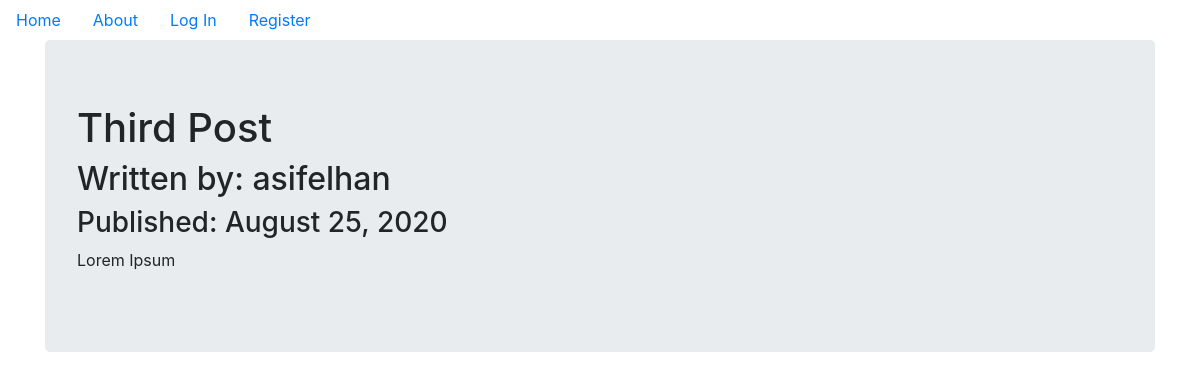
Before: /3 with the older database file.
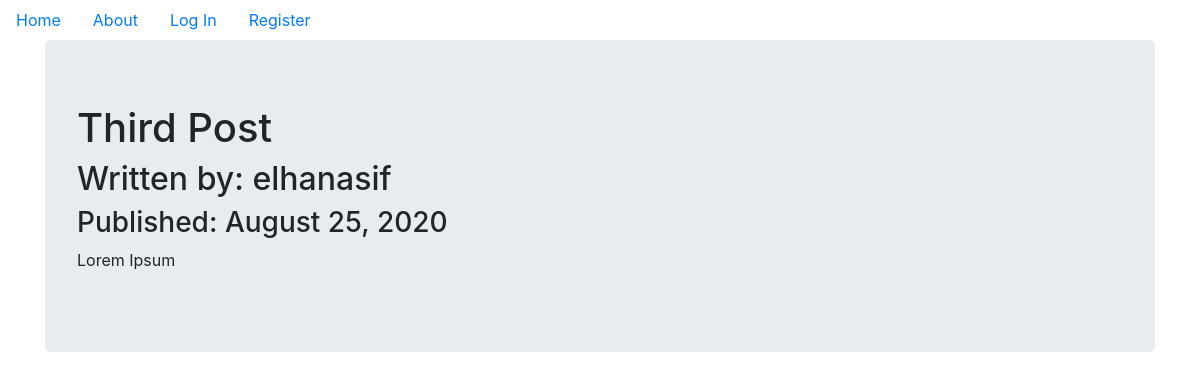
After: the same page with the newer database file.
### blogsite/models.py (models this page shows, shortened)
class User (db.Model, UserMixin):
    __tablename__ = 'users'
    id = db.Column (db.Integer, primary_key=True)
    profile_image = db.Column (db.String(64),nullable=False, default='default_profile.png')
    email = db.Column (db.String(64), unique=True,index = True) # what does later two attributes mean?
    username = db.Column (db.String(64),unique=True,index = True)
    password_hash = db.Column (db.String(128))
    posts = db.relationship('BlogPost', backref = 'author', lazy=True)

### blogsite/users/views.py (the view)
@users.route('/<username>')
def user_posts(username):
    page = request.args.get('page',1,type=int)
    user = User.query.filter_by(username=username).first_or_404()
    blog_posts = BlogPost.query.filter_by(author=user).order_by(BlogPost.date.desc()).paginate(page=page, per_page=5)
    return render_template('user_blog_posts.html',blog_posts=blog_posts,user=user)

### blogsite/blog_posts/views.py (called while the page is built)
@blog_posts.route('/<int:blog_post_id>')
def blog_post(blog_post_id):
    blog_post = BlogPost.query.get_or_404(blog_post_id)
    return render_template('blog_post.html',title = blog_post.title,
                            date = blog_post.date,post=blog_post)

### blogsite/templates/blog_post.html (shortened to what this page needs)
{% extends "base.html" %}
{% block content %}
<div class = 'jumbotron'>
    <h1>{{post.title}}</h1>
    <h2>Written by: {{post.author.username}}</h2>
    <h3>Published: {{post.date.strftime('%B %d, %Y')}}</h3>
    <p>{{post.text}}</p>
</div>
{% endblock content %}

Changed rows visible on the page:
changed User: author.username "asifelhan" → "elhanasif"
